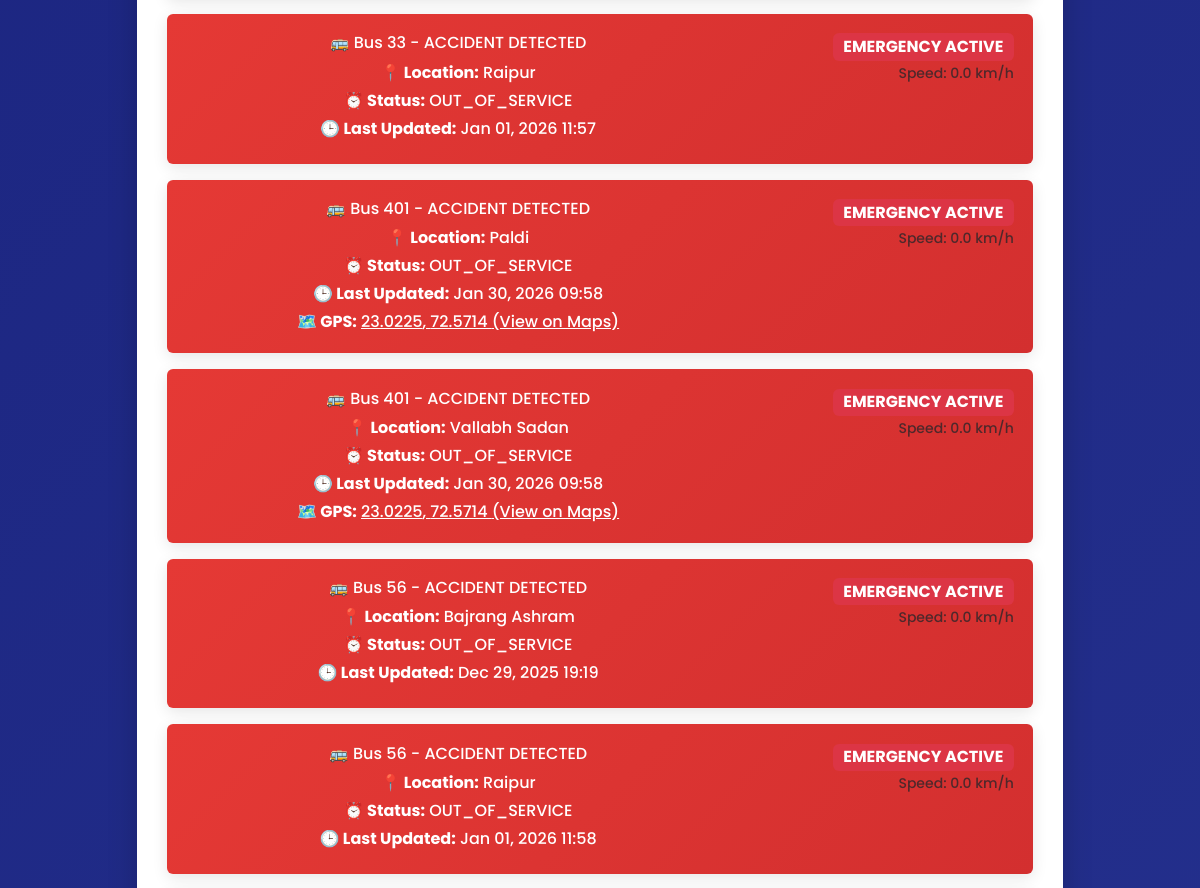
/emergency-dashboard/ (middle part), run on an earlier commit of the app's database.
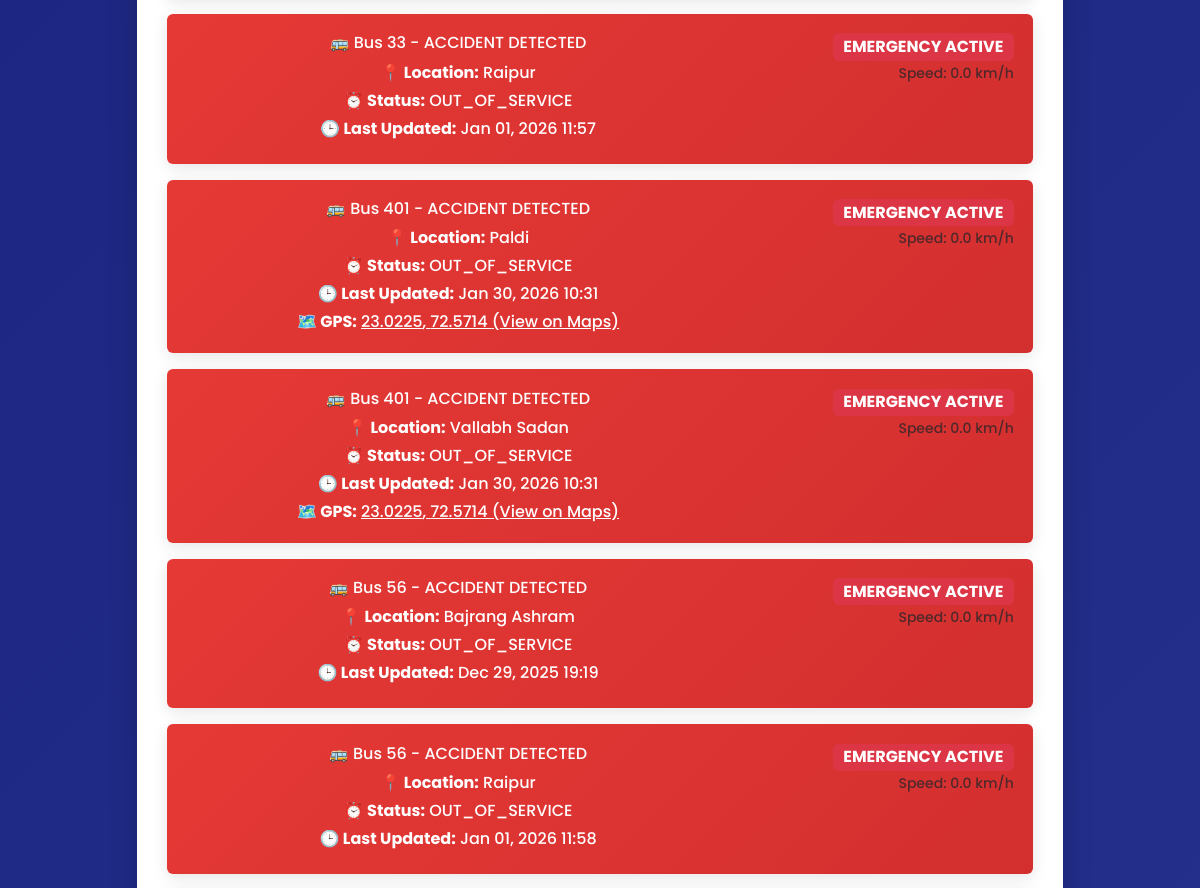
And on a later commit of the database.
### my_amts/models.py (models this page shows, shortened)
class ActiveBus(models.Model):
    bus = models.ForeignKey(
        Bus,
        on_delete=models.CASCADE,
        related_name='active_instances'
    )
    identifier = models.CharField(
        max_length=20,
        unique=True,
        help_text="Unique identifier for active bus (e.g., '45-1', '45-2')"
    )
    current_location = models.CharField(
        max_length=100,
        help_text="Current stop or location of the bus"
    )
    status = models.CharField(
        max_length=20,
        choices=[
            ('ON_TIME', 'On Time'),
            ('DELAYED', 'Delayed'),
            ('OUT_OF_SERVICE', 'Out of Service')
        ],
        default='ON_TIME'
    )
    last_updated = models.DateTimeField(auto_now=True)
    is_active = models.BooleanField(default=True)
    speed = models.FloatField(default=35.0, help_text="Current speed in km/h")
    is_manual_stop = models.BooleanField(default=False, help_text="True if driver manually stopped bus")
    is_accident = models.BooleanField(default=False, help_text="True if accident/breakdown detected")
    latitude = models.FloatField(null=True, blank=True, help_text="Current latitude position")
    longitude = models.FloatField(null=True, blank=True, help_text="Current longitude position")
    class Meta:
        verbose_name = "Active Bus"
        verbose_name_plural = "Active Buses"
        ordering = ['identifier']

class Bus(models.Model):
    bus_number = models.CharField(max_length=10, unique=True)
    stops = models.JSONField()
    class Meta:
        verbose_name_plural = "Buses"

### my_amts/views.py (the view)
# urls.py: path('emergency-dashboard/', views.emergency_dashboard, name='emergency_dashboard'),
def emergency_dashboard(request):
    from .models import ActiveBus
    active_emergencies = ActiveBus.objects.filter(
        is_accident=True,
        is_active=True
    ).select_related('bus')
    context = {
        'active_emergencies': active_emergencies,
        'emergency_count': active_emergencies.count()
    }
    return render(request, 'my_amts/emergency_dashboard.html', context)

### my_amts/templates/my_amts/emergency_dashboard.html (shortened to what this page needs)
{% extends 'my_amts/base.html' %}
{% load static %}
{% block content %}
<div class="emergency-dashboard">
    <div class="container">
        <div class="row justify-content-center">
            {% if active_emergencies %}
            <div class="col-md-10 mb-4">
                <div class="emergency-card">
                    {% for emergency in active_emergencies %}
                    <div class="alert alert-danger mb-3">
                        <div class="row">
                            <div class="col-md-8">
                                <h6 class="mb-2">🚌 Bus {{ emergency.bus.bus_number }} - ACCIDENT DETECTED</h6>
                                <p class="mb-1"><strong>📍 Location:</strong> {{ emergency.current_location }}</p>
                                <p class="mb-1"><strong>⏰ Status:</strong> {{ emergency.status }}</p>
                                <p class="mb-1"><strong>🕒 Last Updated:</strong> {{ emergency.last_updated|date:"M d, Y H:i" }}</p>
                                {% if emergency.latitude and emergency.longitude %}
                                <p class="mb-0">
                                    <strong>🗺️ GPS:</strong>
                                    <a href="https://www.google.com/maps?q={{ emergency.latitude }},{{ emergency.longitude }}" target="_blank" class="text-white">
                                        {{ emergency.latitude }}, {{ emergency.longitude }} (View on Maps)
                                    </a>
                                </p>
                                {% endif %}
                            </div>
                            <div class="col-md-4 text-end">
                                <span class="badge bg-danger fs-6">EMERGENCY ACTIVE</span>
                                <br><small class="text-muted">Speed: {{ emergency.speed }} km/h</small>
                            </div>
                        </div>
                    </div>
                    {% endfor %}
                </div>
            </div>
            {% endif %}
        </div>
    </div>
</div>
{% endblock %}

### my_amts/templates/my_amts/base.html (shortened to what this page needs)
<!DOCTYPE html>
<html lang="en">
<head>
    <link href="https://cdnjs.cloudflare.com/ajax/libs/bootstrap/5.3.2/css/bootstrap.min.css" rel="stylesheet">
    <link rel="stylesheet" href="https://cdnjs.cloudflare.com/ajax/libs/animate.css/4.1.1/animate.min.css" />
    <link href="https://unpkg.com/aos@2.3.1/dist/aos.css" rel="stylesheet">
    <link rel="stylesheet" href="https://cdnjs.cloudflare.com/ajax/libs/font-awesome/6.5.1/css/all.min.css">
</head>
<body>
    <main class="main-content">
        {% block content %}{% endblock %}
    </main>
</body>
</html>

### my_amts/templates/my_amts/base.html (style rules this page uses)
:root { --primary-color: #1a237e; --secondary-color: #283593; --accent-color: #2196F3; --success-color: #43a047; --error-color: #e53935; }
body { font-family: 'Poppins', sans-serif; background: linear-gradient(135deg, #f8f9fa 0%, #e9ecef 100%); }
.alert { margin-bottom: 0; border: none; padding: 1.2rem; text-align: center; font-weight: 500; animation: slideInDown 0.5s ease; box-shadow: 0 4px 15px rgba(0, 0, 0, 0.1); }
.alert-error, .alert-danger { background: linear-gradient(135deg, var(--error-color) 0%, #d32f2f 100%); color: white; }

### my_amts/templates/my_amts/emergency_dashboard.html (style rules this page uses)
.emergency-dashboard { background: linear-gradient(135deg, #1a237e 0%, #283593 100%); min-height: 100vh; padding: 20px 0; }
.emergency-card { background: white; border-radius: 15px; box-shadow: 0 10px 30px rgba(0,0,0,0.2); padding: 30px; margin-bottom: 20px; }

What changed in the data, as far as the page shows it:
changed ActiveBus "Paldi": last_updated "Jan 30, 2026 09:58" → "Jan 30, 2026 10:31"
changed ActiveBus "Vallabh Sadan": last_updated "Jan 30, 2026 09:58" → "Jan 30, 2026 10:31"
